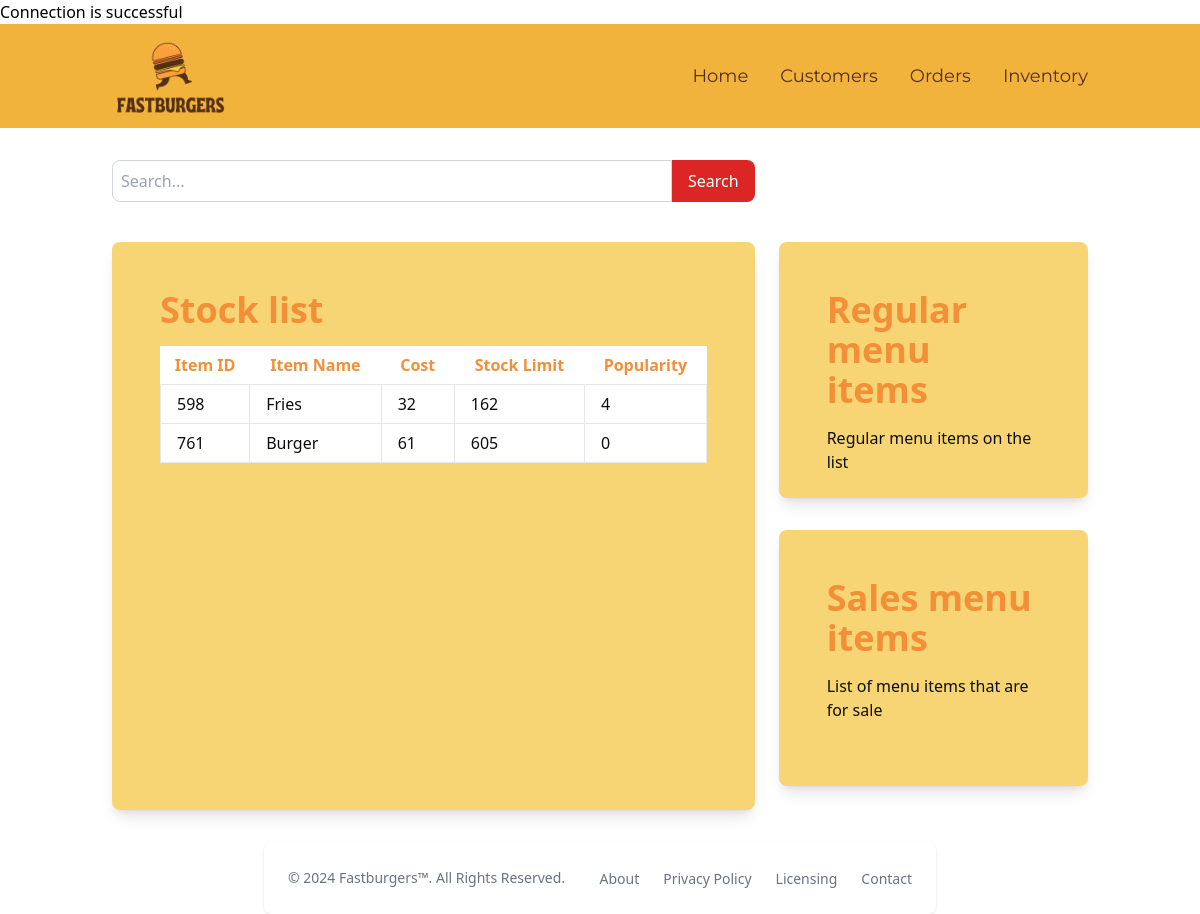
Page /pages/Inventory.php on the committed database.
### tables this page shows
CREATE TABLE `item` (
  `item_id` int(11) NOT NULL,
  `item_name` varchar(64) NOT NULL,
  `item_cost` double DEFAULT NULL,
  `stock_limit` int(11) DEFAULT NULL
);

### pages/Inventory.php (the view)
<?php
    include '../config/dbConfig.php';
    include '../partials/header.php';
    include '../partials/navigation.php';
    $itemPopularityQuery = $conn->prepare("SELECT
            item.*,
            COUNT(Order_Items.fk_item_id) AS popularity
        FROM
            item
        LEFT JOIN
            Order_Items ON item.item_id = Order_Items.fk_item_id
        GROUP BY
            item.item_id
        ORDER BY
            popularity DESC;
    ");
    $itemPopularityQuery->execute();
    $itemPopularityQuery->bind_result($itemId, $itemName, $itemCost, $stockLimit, $popularity);
    $items = [];
    while ($itemPopularityQuery->fetch()) {
        $items[] = [
            'id' => $itemId,
            'name' => $itemName,
            'cost' => $itemCost,
            'stock_limit' => $stockLimit,
            'popularity' => $popularity,
        ];
    }
?>
<div class="container flex-grow mx-auto px-2 md:px-6 py-8" style="background-color: #FFFFFF;">
    <div class="grid grid-cols-1 md:grid-cols-3 gap-6">
        <div class="search-box md:col-span-2">
            <form action="search_results.php" method="get" class="flex">
                <input type="text" name="query" placeholder="Search..." class="w-full p-2 border border-gray-300 rounded-l-lg focus:outline-none focus:ring-2 focus:ring-red-600"/>
                <button type="submit" class="px-4 py-2 bg-red-600 text-white rounded-r-lg hover:bg-red-700 focus:outline-none focus:ring-2 focus:ring-red-600">Search</button>
            </form>
        </div>
        <div class="stock-list md:col-span-2 bg-white p-12 rounded-lg shadow-lg h-full row-span-2" style="background-color: #f8d574; border-color: #592E15;">
            <h2 class=".montsheading text-4xl font-bold mb-4" style="color: #F28F38;">Stock list</h2>
            <table class="min-w-full bg-white">
                <thead>
                    <tr>
                        <th class=".montsheading py-2" style="color: #F28F38;">Item ID</th>
                        <th class=".montsheading py-2" style="color: #F28F38;">Item Name</th>
                        <th class=".montsheading py-2" style="color: #F28F38;">Cost</th>
                        <th class=".montsheading py-2" style="color: #F28F38;">Stock Limit</th>
                        <th class=".montsheading py-2" style="color: #F28F38;">Popularity</th>
                    </tr>
                </thead>
                <tbody>
                    <?php foreach ($items as $item): ?>
                        <tr style="border-color: #592E15;">
                            <td class="border px-4 py-2" style="color: #0D0D0D;"><?= htmlspecialchars($item['id']) ?></td>
                            <td class="border px-4 py-2" style="color: #0D0D0D;"><?= htmlspecialchars($item['name']) ?></td>
                            <td class="border px-4 py-2" style="color: #0D0D0D;"><?= htmlspecialchars($item['cost']) ?></td>
                            <td class="border px-4 py-2" style="color: #0D0D0D;"><?= htmlspecialchars($item['stock_limit']) ?></td>
                            <td class="border px-4 py-2" style="color: #0D0D0D;"><?= htmlspecialchars($item['popularity']) ?></td>
                        </tr>
                    <?php endforeach; ?>
                </tbody>
            </table>
        </div>
        <div class="space-y-8">
            <div class="regular-items bg-white p-12 rounded-lg shadow-lg h-64" style="background-color: #f8d574; border-color: #592E15;">
                <h2 class=".montsheading text-4xl font-bold mb-4" style="color: #F28F38;">Regular menu items</h2>
                <p style="color: #0D0D0D;">Regular menu items on the list</p>
            </div>
            <div class="sales-items bg-white p-12 rounded-lg shadow-lg h-64" style="background-color: #f8d574; border-color: #592E15;">
                <h2 class=".montsheading text-4xl font-bold mb-4" style="color: #F28F38;">Sales menu items</h2>
                <p style="color: #0D0D0D;">List of menu items that are for sale</p>
            </div>
        </div>
    </div>
</div>
<?php
    include '../partials/footer.php';
?>

### rows in the picture
item: item_id "598", item_name "Fries", item_cost "32", stock_limit "162", popularity "4"
item: item_id "761", item_name "Burger", item_cost "61", stock_limit "605", popularity "0"
